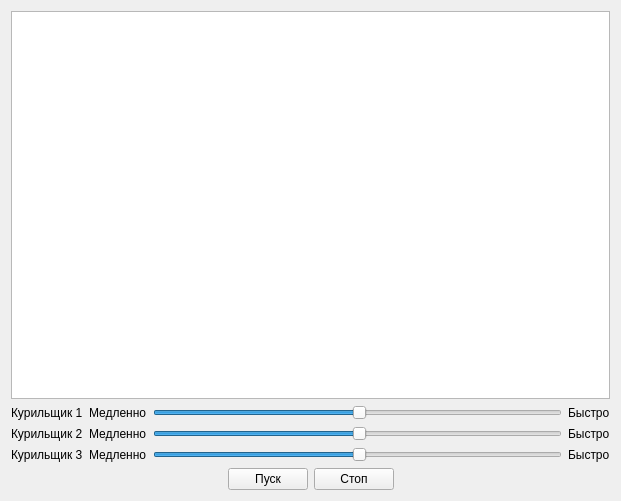
<?xml version="1.0" encoding="UTF-8"?>
<ui version="4.0">
 <class>Widget</class>
 <widget class="QWidget" name="Widget">
  <property name="geometry">
   <rect>
    <x>0</x>
    <y>0</y>
    <width>621</width>
    <height>501</height>
   </rect>
  </property>
  <property name="windowTitle">
   <string>Задача о курильщиках</string>
  </property>
  <layout class="QVBoxLayout" name="verticalLayout">
   <item>
    <widget class="QGraphicsView" name="graphicsView"/>
   </item>
   <item>
    <layout class="QHBoxLayout" name="horizontalLayout_2">
     <item>
      <widget class="QLabel" name="label_3">
       <property name="text">
        <string>Курильщик 1</string>
       </property>
      </widget>
     </item>
     <item>
      <widget class="QLabel" name="label">
       <property name="text">
        <string>Медленно</string>
       </property>
      </widget>
     </item>
     <item>
      <widget class="QSlider" name="speedSlider">
       <property name="value">
        <number>50</number>
       </property>
       <property name="orientation">
        <enum>Qt::Horizontal</enum>
       </property>
      </widget>
     </item>
     <item>
      <widget class="QLabel" name="label_2">
       <property name="text">
        <string>Быстро</string>
       </property>
      </widget>
     </item>
    </layout>
   </item>
   <item>
    <layout class="QHBoxLayout" name="horizontalLayout_3">
     <item>
      <widget class="QLabel" name="label_4">
       <property name="text">
        <string>Курильщик 2</string>
       </property>
      </widget>
     </item>
     <item>
      <widget class="QLabel" name="label_5">
       <property name="text">
        <string>Медленно</string>
       </property>
      </widget>
     </item>
     <item>
      <widget class="QSlider" name="speedSlider2">
       <property name="value">
        <number>50</number>
       </property>
       <property name="orientation">
        <enum>Qt::Horizontal</enum>
       </property>
      </widget>
     </item>
     <item>
      <widget class="QLabel" name="label_6">
       <property name="text">
        <string>Быстро</string>
       </property>
      </widget>
     </item>
    </layout>
   </item>
   <item>
    <layout class="QHBoxLayout" name="horizontalLayout_4">
     <item>
      <widget class="QLabel" name="label_8">
       <property name="text">
        <string>Курильщик 3</string>
       </property>
      </widget>
     </item>
     <item>
      <widget class="QLabel" name="label_7">
       <property name="text">
        <string>Медленно</string>
       </property>
      </widget>
     </item>
     <item>
      <widget class="QSlider" name="speedSlider3">
       <property name="value">
        <number>50</number>
       </property>
       <property name="orientation">
        <enum>Qt::Horizontal</enum>
       </property>
      </widget>
     </item>
     <item>
      <widget class="QLabel" name="label_9">
       <property name="text">
        <string>Быстро</string>
       </property>
      </widget>
     </item>
    </layout>
   </item>
   <item>
    <layout class="QHBoxLayout" name="horizontalLayout">
     <property name="sizeConstraint">
      <enum>QLayout::SetDefaultConstraint</enum>
     </property>
     <item>
      <spacer name="horizontalSpacer_2">
       <property name="orientation">
        <enum>Qt::Horizontal</enum>
       </property>
       <property name="sizeHint" stdset="0">
        <size>
         <width>40</width>
         <height>20</height>
        </size>
       </property>
      </spacer>
     </item>
     <item>
      <widget class="QPushButton" name="startButton">
       <property name="text">
        <string>Пуск</string>
       </property>
      </widget>
     </item>
     <item>
      <widget class="QPushButton" name="stopButton">
       <property name="text">
        <string>Стоп</string>
       </property>
      </widget>
     </item>
     <item>
      <spacer name="horizontalSpacer">
       <property name="orientation">
        <enum>Qt::Horizontal</enum>
       </property>
       <property name="sizeHint" stdset="0">
        <size>
         <width>40</width>
         <height>20</height>
        </size>
       </property>
      </spacer>
     </item>
    </layout>
   </item>
  </layout>
 </widget>
 <layoutdefault spacing="6" margin="11"/>
 <resources/>
 <connections/>
</ui>
